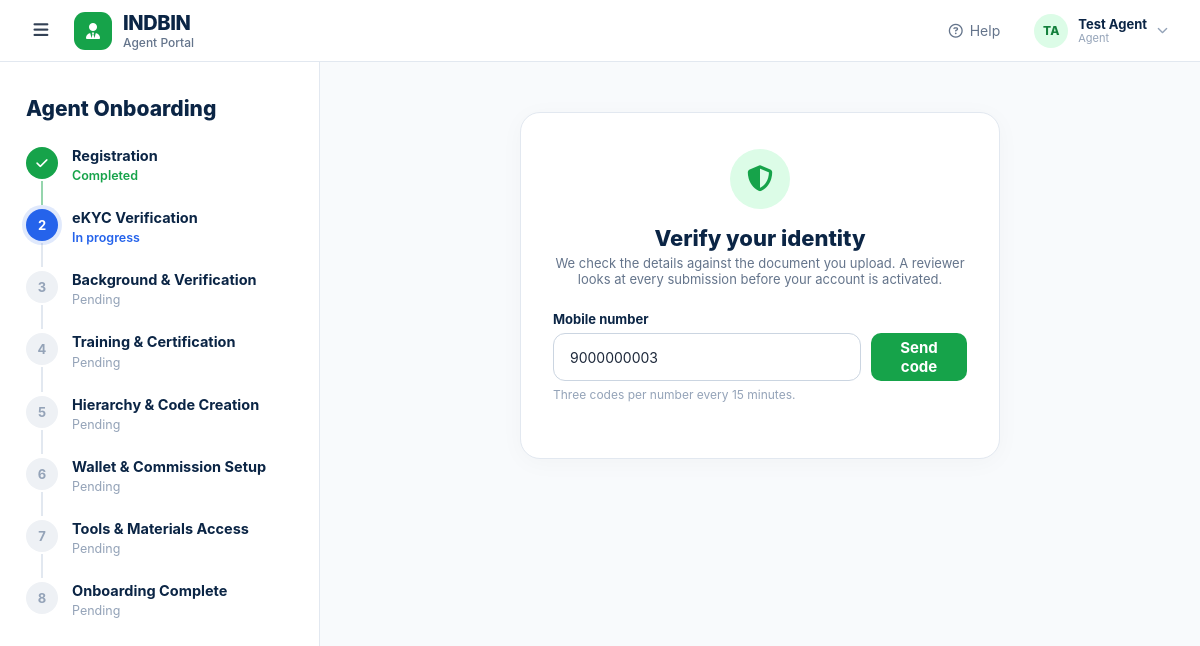
The page /agent/ekyc/upload.php (signed in) on the database its author committed.
### tables this page shows
CREATE TABLE users (
    id                INT UNSIGNED AUTO_INCREMENT PRIMARY KEY,
    role              ENUM('customer','agent','merchant','admin') NOT NULL DEFAULT 'customer',
    full_name         VARCHAR(150)  NOT NULL,
    email             VARCHAR(190)  NOT NULL,
    mobile            VARCHAR(15)   NULL,
    password_hash     VARCHAR(255)  NOT NULL,

     
    party_code        VARCHAR(32)   NULL,
    customer_code     VARCHAR(32)   NULL,    

     
    business_name     VARCHAR(180)  NULL,
    business_type     VARCHAR(100)  NULL,
    merchant_id       INT UNSIGNED  NULL,    

     
    referral_code     VARCHAR(24)   NULL,
    upline_id         INT UNSIGNED  NULL,

     
    mobile_verified   TINYINT(1)    NOT NULL DEFAULT 0,
    email_verified    TINYINT(1)    NOT NULL DEFAULT 0,
    kyc_status        ENUM('not_started','pending','approved','rejected','resubmit')
                      NOT NULL DEFAULT 'not_started',
    business_verification_status ENUM('not_started','pending','approved','rejected')
                      NOT NULL DEFAULT 'not_started',
    background_status ENUM('not_started','pending','approved','rejected')
                      NOT NULL DEFAULT 'not_started',
    onboarding_step   TINYINT UNSIGNED NOT NULL DEFAULT 1,
    account_status    ENUM('registered','onboarding','active','suspended','closed')
                      NOT NULL DEFAULT 'registered',

    risk_score        SMALLINT UNSIGNED NULL,
    risk_category     VARCHAR(30)   NULL,
    credit_limit      DECIMAL(12,2) NOT NULL DEFAULT 0.00,

    preferred_support_channel VARCHAR(30) NULL,
    onboarding_completed_at   DATETIME NULL,
    agreement_signed_at       DATETIME NULL,
    product_enablement_completed_at DATETIME NULL,
    account_setup_completed_at DATETIME NULL,
    training_completed_at     DATETIME NULL,
    app_walkthrough_completed_at DATETIME NULL,

    last_login_at     DATETIME      NULL,
    created_at        TIMESTAMP     NOT NULL DEFAULT CURRENT_TIMESTAMP,
    updated_at        TIMESTAMP     NOT NULL DEFAULT CURRENT_TIMESTAMP ON UPDATE CURRENT_TIMESTAMP,

    UNIQUE KEY uq_users_email    (email),
    UNIQUE KEY uq_users_mobile   (mobile),
    UNIQUE KEY uq_users_party    (party_code),
    UNIQUE KEY uq_users_code     (customer_code),
    UNIQUE KEY uq_users_referral (referral_code),
    KEY idx_users_role_status    (role, account_status),
    KEY idx_users_upline         (upline_id)
);

### agent/portal/shell.php (called while the page is built, shortened)
<?php
require_once dirname(dirname(__DIR__)) . '/core/onboarding_shell.php';
function get_step_statuses(PDO $pdo, int $user_id, string $active_step): array
{
    $statuses = [
        'registration' => 'completed',
        'ekyc'         => 'pending',
        'background'   => 'pending',
        'training'     => 'pending',
        'hierarchy'    => 'pending',
        'wallet'       => 'pending',
        'tools'        => 'pending',
        'complete'     => 'pending'
    ];
    try {
        $stmt = $pdo->prepare("
            SELECT kyc_status
            FROM users
            WHERE id = ?
            LIMIT 1
        ");
        $stmt->execute([$user_id]);
        $kyc = strtolower(
            trim((string) $stmt->fetchColumn())
        );
        if ($kyc === 'approved') {
            $statuses['ekyc'] = 'completed';
        } elseif ($kyc === 'pending') {
            $statuses['ekyc'] = 'in_review';
        } elseif ($kyc === 'rejected') {
            $statuses['ekyc'] = 'rejected';
        } elseif ($kyc === 'resubmit') {
            $statuses['ekyc'] = 'in_progress';
        } else {
            $statuses['ekyc'] = 'pending';
        }
    } catch (Exception $e) {
        $statuses['ekyc'] = 'pending';
    }
    $statuses['complete'] = 'pending';
    $statuses = onboarding_enforce_order($statuses, 'agent');
    if (
        isset($statuses[$active_step]) &&
        $statuses[$active_step] === 'pending'
    ) {
        $statuses[$active_step] = 'in_progress';
    }
    return $statuses;
}
function render_shell_open($pdo, $user_id, $active_step, $page_title = '')
{
    $stmt = $pdo->prepare("SELECT * FROM users WHERE id = ?");
    $stmt->execute([(int)$user_id]);
    $user = $stmt->fetch() ?: [
        'id' => (int)$user_id,
        'full_name' => 'Agent',
        'role' => 'agent'
    ];
    onboarding_shell_render_open(
        $pdo,
        $user,
        'agent',
        get_step_statuses(
            $pdo,
            (int)$user_id,
            (string)$active_step
        ),
        (string)$active_step,
        $page_title !== ''
            ? (string)$page_title
            : 'Agent onboarding'
    );
}
function render_shell_close()
{
    onboarding_shell_render_close();
}
?>

### agent/ekyc/upload.php (called while the page is built, shortened)
<?php
require_once __DIR__ . '/../db.php';
require_once APP_ROOT . '/core/ekyc_page.php';
require_once __DIR__ . '/../portal/shell.php';
$user = require_agent($pdo);
ekyc_upload_page($pdo, $user, 'agent');

### core/helpers.php (called while the page is built, shortened)
<?php
function e(?string $v): string
{
    return htmlspecialchars($v ?? '', ENT_QUOTES | ENT_SUBSTITUTE, 'UTF-8');
}

### core/auth.php (called while the page is built, shortened)
<?php
function landing_url(array $user): string
{
    $role   = strtolower((string)$user['role']);
    $kyc    = (string)($user['kyc_status'] ?? 'not_started');
    return match (true) {
        in_array($kyc, ['not_started', 'not_submitted', 'rejected'], true)
            => BASE_URL . '/agent/ekyc/upload.php',
        $kyc !== 'approved'
            => BASE_URL . '/agent/ekyc/status.php',
        default
            => BASE_URL . '/agent/background/index.php',
    };
}

### core/bootstrap.php (called while the page is built, shortened)
<?php
if (!defined('PII_KEY')) {
    $keyFile = APP_ROOT . '/storage/keys/pii.key';
    $key = is_readable($keyFile) ? trim((string)file_get_contents($keyFile)) : '';
}
require_once APP_ROOT . '/core/helpers.php';
require_once APP_ROOT . '/core/auth.php';

### core/onboarding_shell.php (the view, shortened to what this page needs)
<?php
require_once __DIR__ . '/../customer/portal/topbar.php';
function onboarding_steps(string $role): array
{
    return [
        'registration' => ['Registration',               'Account created'],
        'ekyc'         => ['eKYC Verification',          'Identity documents'],
        'background'   => ['Background & Verification',  'References and field visit'],
        'training'     => ['Training & Certification',   'Product and compliance'],
        'hierarchy'    => ['Hierarchy & Code Creation',  'Referral code and upline'],
        'wallet'       => ['Wallet & Commission Setup',  'Commission account'],
        'tools'        => ['Tools & Materials Access',   'Lead capture kit'],
        'complete'     => ['Onboarding Complete',        'Agent ID issued'],
    ];
}
function onboarding_shell_render_open(
    PDO $pdo,
    array $user,
    string $role,
    array $statuses,
    string $activeKey,
    string $pageTitle
): void {
    $steps = onboarding_steps($role);
    $n = 0;
    ?><!DOCTYPE html>
<html lang="en">
<head>
<link rel="stylesheet" href="https://cdnjs.cloudflare.com/ajax/libs/font-awesome/6.5.2/css/all.min.css">
<link rel="stylesheet" href="<?= BASE_URL ?>/assets/indbin.css">
</head>
<body data-portal="<?= e($role) ?>">
<?php render_topbar($pdo, $user, 'onboarding'); ?>
<div class="layout">
<aside class="sidebar">
    <h1 class="sidebar-title">
        <?= $role === 'merchant' ? 'Merchant' : 'Agent' ?> Onboarding
    </h1>
    <nav class="step-list" aria-label="Onboarding progress">
    <?php foreach ($steps as $key => [$label, $hint]):
        $n++;
        $st = $statuses[$key] ?? 'pending';
        $state = match ($st) {
            'completed'   => 'is-done',
            'rejected'    => 'is-bad',
            'in_review'   => 'is-review',
            'in_progress' => 'is-active',
            default       => $key === $activeKey ? 'is-active' : '',
        };
        $word = match ($st) {
            'completed'   => 'Completed',
            'rejected'    => 'Rejected',
            'in_review'   => 'In review',
            'in_progress' => 'In progress',
            default       => $key === $activeKey ? 'In progress' : 'Pending',
        };
        $glyph = match ($st) {
            'completed' => '<i class="fa-solid fa-check"></i>',
            'in_review' => '<i class="fa-solid fa-clock"></i>',
            default     => (string)$n,
        };
        if ($role === 'agent') {
            $locked = '';
        } else {
            $locked = ($st === 'pending' && $key !== $activeKey)
                ? ' is-locked'
                : '';
        }
    ?>
        <div
            class="step-item <?= $state . $locked ?><?= $key === $activeKey ? ' is-current' : '' ?>"
            <?= $key === $activeKey ? 'aria-current="step"' : '' ?>
        >
            <div class="step-number">
                <?= $glyph ?>
            </div>
            <div class="step-info">
                <h4>
                    <?= e($label) ?>
                </h4>
                <p>
                    <?= e($word) ?>
                </p>
            </div>
        </div>
    <?php endforeach; ?>
    </nav>
</aside>
<main class="main">
<?php
}
function onboarding_shell_render_close(): void
{
    ?>
</main>
</div>
</body>
</html>
<?php
}

### customer/portal/topbar.php (shortened to what this page needs)
<?php
function render_topbar(PDO $pdo, array $user, string $context = 'portal'): void
{
    $role = (string)($user['role'] ?? 'customer');
    $roleLabel = match ($role) {
        'admin'    => 'Back office',
        'agent'    => 'Agent',
        'merchant' => 'Merchant',
        default    => 'Customer',
    };
    $portalLabel = match ($role) {
        'admin'    => 'Back office',
        'agent'    => 'Agent Portal',
        'merchant' => 'Merchant Portal',
        default    => 'Customer Portal',
    };
    $portalIcon = match ($role) {
        'admin'    => 'fa-shield-halved',
        'agent'    => 'fa-user-tie',
        'merchant' => 'fa-store',
        default    => 'fa-user',
    };
    $parts    = preg_split('/\s+/', trim((string)$user['full_name'])) ?: [];
    $initials = strtoupper(
        mb_substr($parts[0] ?? '?', 0, 1) . (count($parts) > 1 ? mb_substr(end($parts), 0, 1) : '')
    );
    ?>
<header class="topbar">
    <div class="topbar-left">
        <button type="button" class="nav-toggle" aria-label="Toggle navigation"
                aria-expanded="true" onclick="toggleNav(this)">
            <i class="fa-solid fa-bars"></i>
        </button>
        <a class="brand" href="<?= BASE_URL ?>/index.php">
            <span class="brand-mark" aria-hidden="true">
                <i class="fa-solid <?= e($portalIcon) ?>"></i>
            </span>
            <span class="brand-text">
                <span class="brand-name">IND<span>BIN</span></span>
                <span class="brand-sub"><?= e($portalLabel) ?></span>
            </span>
        </a>
    </div>
    <div class="topbar-right">
        <a class="help-link" href="<?= BASE_URL ?>/help.php">
            <i class="fa-regular fa-circle-question" aria-hidden="true"></i>
            <span>Help</span>
        </a>
        <details class="user-menu">
            <summary>
                <span class="avatar"><?= e($initials) ?></span>
                <span class="who">
                    <strong><?= e($user['full_name']) ?></strong>
                    <small><?= e($roleLabel) ?></small>
                </span>
                <i class="fa-solid fa-chevron-down" style="font-size:11px;color:var(--faint);"></i>
            </summary>
        </details>
    </div>
</header>
<?php
}

### core/ekyc_page.php (shortened to what this page needs)
<?php
function ekyc_upload_page(PDO $pdo, array $user, string $role): void
{
    $uid    = (int)$user['id'];
    $sentTo = $_SESSION['ekyc_otp_to'] ?? null;
    $verified = (string)($_SESSION['ekyc_mobile_ok'] ?? '');
    render_shell_open($pdo, $uid, 'ekyc', 'eKYC verification');
    ?>
    <div class="card">
        <div class="card-icon"><i class="fa-solid fa-shield-halved"></i></div>
        <div class="card-head">
            <h2>Verify your identity</h2>
            <p>We check the details against the document you upload. A reviewer looks at
               every submission before your account is activated.</p>
        </div>
        <?php if ($verified === ''): ?>
            <form method="post">
                <div class="field">
                    <label for="mobile">Mobile number</label>
                    <div class="inline-field">
                        <input id="mobile" type="tel" name="mobile" inputmode="numeric" maxlength="10"
                               pattern="[6-9][0-9]{9}" required
                               value="<?= e((string)($sentTo ?? $user['mobile'] ?? '')) ?>"
                               placeholder="9876543210">
                        <button class="btn" type="submit"><?= $sentTo ? 'Resend' : 'Send code' ?></button>
                    </div>
                    <p class="hint">Three codes per number every 15 minutes.</p>
                </div>
            </form>
        <?php endif; ?>
    </div>
    <?php
    render_shell_close();
}
    ?>

### rows shown on the page
users: role "Agent Portal", full_name "TA", full_name "Test Agent", role "Agent", mobile "9000000003"

### other values the page prints
$label "Registration"
$word "Completed"
$label "eKYC Verification"
$word "In progress"
$label "Background & Verification"
$word "Pending"
$label "Training & Certification"
$label "Hierarchy & Code Creation"
$label "Wallet & Commission Setup"
$label "Tools & Materials Access"
$label "Onboarding Complete"
